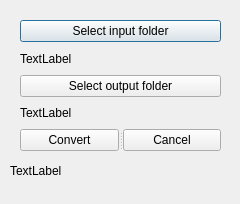
<?xml version="1.0" encoding="UTF-8"?>
<ui version="4.0">
 <class>Dialog</class>
 <widget class="QDialog" name="Dialog">
  <property name="geometry">
   <rect>
    <x>0</x>
    <y>0</y>
    <width>240</width>
    <height>204</height>
   </rect>
  </property>
  <property name="windowTitle">
   <string>Dialog</string>
  </property>
  <widget class="QLabel" name="label">
   <property name="geometry">
    <rect>
     <x>10</x>
     <y>140</y>
     <width>351</width>
     <height>61</height>
    </rect>
   </property>
   <property name="text">
    <string>TextLabel</string>
   </property>
   <property name="alignment">
    <set>Qt::AlignLeading|Qt::AlignLeft|Qt::AlignVCenter</set>
   </property>
   <property name="wordWrap">
    <bool>true</bool>
   </property>
  </widget>
  <widget class="QWidget" name="">
   <property name="geometry">
    <rect>
     <x>20</x>
     <y>20</y>
     <width>201</width>
     <height>131</height>
    </rect>
   </property>
   <layout class="QVBoxLayout" name="verticalLayout">
    <item>
     <widget class="QPushButton" name="pushButton">
      <property name="text">
       <string>Select input folder</string>
      </property>
     </widget>
    </item>
    <item>
     <widget class="QLabel" name="label_2">
      <property name="text">
       <string>TextLabel</string>
      </property>
     </widget>
    </item>
    <item>
     <widget class="QPushButton" name="pushButton_2">
      <property name="text">
       <string>Select output folder</string>
      </property>
     </widget>
    </item>
    <item>
     <widget class="QLabel" name="label_5">
      <property name="text">
       <string>TextLabel</string>
      </property>
     </widget>
    </item>
    <item>
     <widget class="QSplitter" name="splitter">
      <property name="orientation">
       <enum>Qt::Horizontal</enum>
      </property>
      <widget class="QPushButton" name="pushButton_3">
       <property name="text">
        <string>Convert</string>
       </property>
      </widget>
      <widget class="QPushButton" name="pushButton_4">
       <property name="text">
        <string>Cancel</string>
       </property>
      </widget>
     </widget>
    </item>
   </layout>
  </widget>
  <action name="actionSelect_input_folder">
   <property name="checkable">
    <bool>true</bool>
   </property>
   <property name="text">
    <string>Select input folder</string>
   </property>
  </action>
 </widget>
 <resources/>
 <connections/>
</ui>
